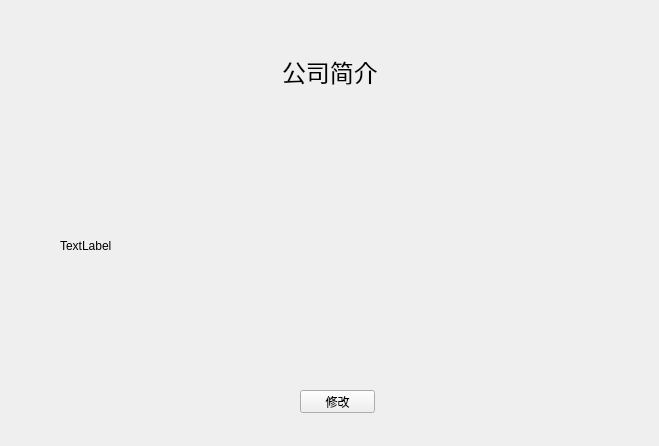
<?xml version="1.0" encoding="UTF-8"?>
<ui version="4.0">
 <class>CompanyWidget</class>
 <widget class="QWidget" name="CompanyWidget">
  <property name="geometry">
   <rect>
    <x>0</x>
    <y>0</y>
    <width>659</width>
    <height>446</height>
   </rect>
  </property>
  <property name="windowTitle">
   <string>公司简介</string>
  </property>
  <widget class="QWidget" name="layoutWidget">
   <property name="geometry">
    <rect>
     <x>60</x>
     <y>30</y>
     <width>541</width>
     <height>341</height>
    </rect>
   </property>
   <layout class="QVBoxLayout" name="verticalLayout" stretch="1,3">
    <item alignment="Qt::AlignHCenter">
     <widget class="QLabel" name="label">
      <property name="font">
       <font>
        <family>黑体</family>
        <pointsize>18</pointsize>
       </font>
      </property>
      <property name="text">
       <string>公司简介</string>
      </property>
     </widget>
    </item>
    <item>
     <widget class="QLabel" name="label_2">
      <property name="text">
       <string>TextLabel</string>
      </property>
     </widget>
    </item>
   </layout>
  </widget>
  <widget class="QPushButton" name="pushButton">
   <property name="geometry">
    <rect>
     <x>300</x>
     <y>390</y>
     <width>75</width>
     <height>23</height>
    </rect>
   </property>
   <property name="text">
    <string>修改</string>
   </property>
  </widget>
 </widget>
 <resources/>
 <connections/>
</ui>
